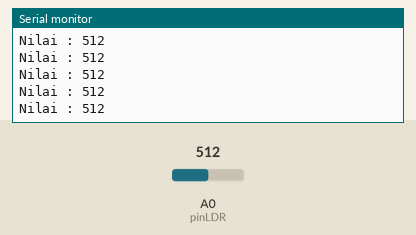
This sketch was run on a simulated Arduino Uno, built with avr-gcc and run on an emulated ATmega328P. On the bench: the last lines printed to the serial monitor. The inputs (shaded band) are chosen by the test bench; at power-on: A0 (pinLDR) = 512.

Above: at 1.2 s.
1.3 s: A0 (pinLDR) set to 11
At 2.1 s:
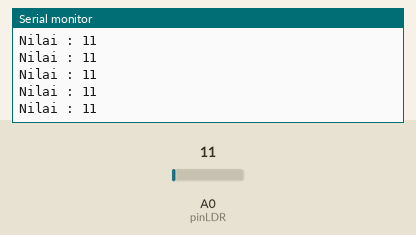
4.3 s: A0 (pinLDR) set to 8
At 4.8 s:
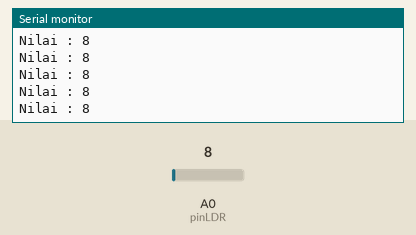
Timing chart, 0 to 7.3 s (numbered marks = the images above; inputs shaded):
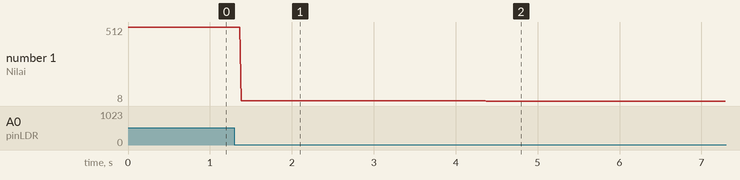

The sketch:

1_Sensor_LDR.ino
```cpp
//INISIALISASI
int pinLDR   =A0;


void setup() {
  Serial.begin(9600);
}

void loop() {
  //BACA SENSOR
    int bacaLDR= analogRead(pinLDR);

    //PRINT TO SERIAL
    Serial.print("Nilai : ");
    Serial.print(bacaLDR);
    Serial.println();

  //LOGIKA


}
```

Measured:
- after the input at 1.3 s, the serial monitor: prints a new line after 0.08 s (image 1)
- after the input at 4.3 s, the serial monitor: prints a new line after 0.07 s (image 2)
- plotted number 1: 512 → 11 after the input at 1.3 s, 11 → 8 after the input at 4.3 s
